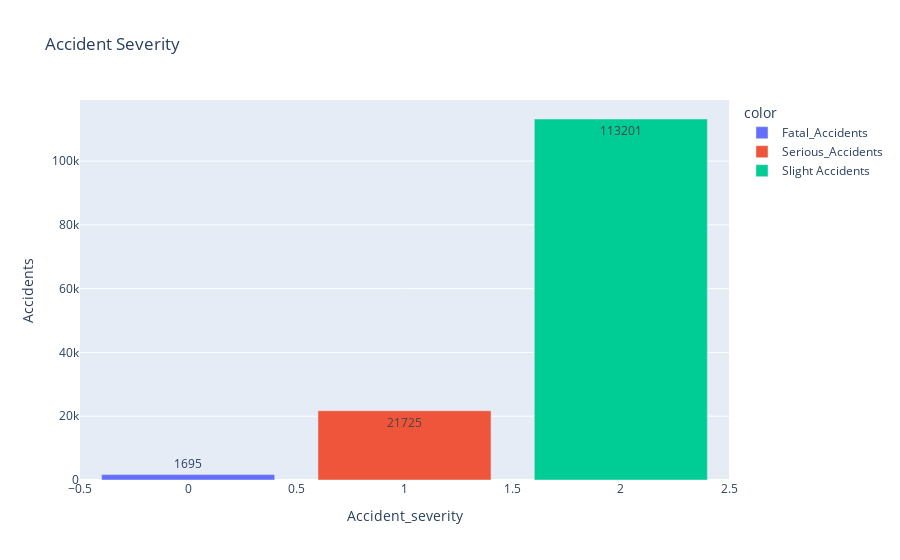

The cell this chart's notebook holds for it:
### Code cell
#plot chart
severity_plot = px.bar(level,color=level_names,title='Accident Severity',text=level)
severity_plot.update_layout( yaxis_title='Accidents',xaxis_title='Accident_severity')
severity_plot.show()

### Figure 1 — Plotly figure (JSON) as saved in the notebook; plotly's stock layout.template omitted (floating-point values rounded to 4 significant figures)
{"data": [{"alignmentgroup": "True", "hovertemplate": "color=Fatal_Accidents<br>index=%{x}<br>value=%{y}<br>text=%{text}<extra></extra>", "legendgroup": "Fatal_Accidents", "marker": {"color": "#636efa"}, "name": "Fatal_Accidents", "offsetgroup": "Fatal_Accidents", "orientation": "v", "showlegend": true, "text": [1695], "textposition": "auto", "type": "bar", "x": [0], "xaxis": "x", "y": [1695], "yaxis": "y"}, {"alignmentgroup": "True", "hovertemplate": "color=Serious_Accidents<br>index=%{x}<br>value=%{y}<br>text=%{text}<extra></extra>", "legendgroup": "Serious_Accidents", "marker": {"color": "#EF553B"}, "name": "Serious_Accidents", "offsetgroup": "Serious_Accidents", "orientation": "v", "showlegend": true, "text": [21725], "textposition": "auto", "type": "bar", "x": [1], "xaxis": "x", "y": [21725], "yaxis": "y"}, {"alignmentgroup": "True", "hovertemplate": "color=Slight Accidents<br>index=%{x}<br>value=%{y}<br>text=%{text}<extra></extra>", "legendgroup": "Slight Accidents", "marker": {"color": "#00cc96"}, "name": "Slight Accidents", "offsetgroup": "Slight Accidents", "orientation": "v", "showlegend": true, "text": [113201], "textposition": "auto", "type": "bar", "x": [2], "xaxis": "x", "y": [113201], "yaxis": "y"}], "layout": {"barmode": "relative", "legend": {"title": {"text": "color"}, "tracegroupgap": 0}, "title": {"text": "Accident Severity"}, "xaxis": {"anchor": "y", "domain": [0, 1], "title": {"text": "Accident_severity"}}, "yaxis": {"anchor": "x", "domain": [0, 1], "title": {"text": "Accidents"}}}}
